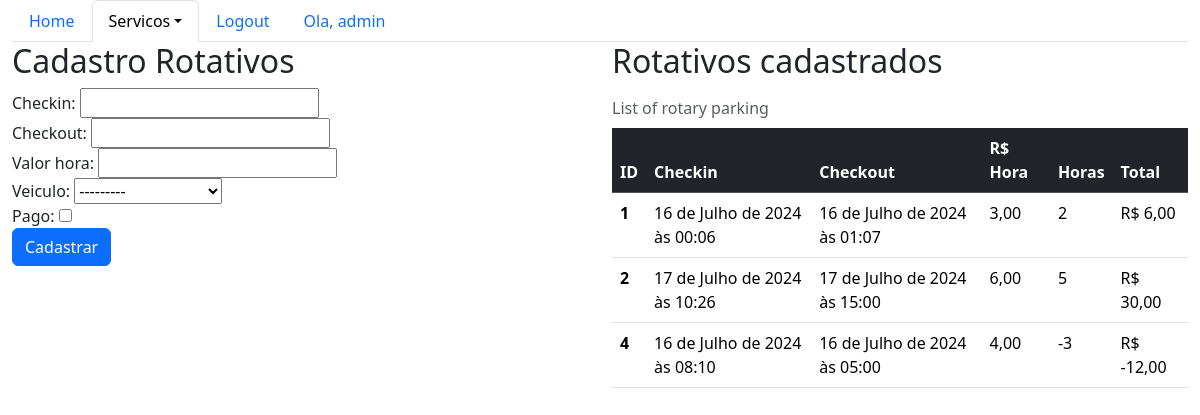
Page /sistema/mov-rot/ (signed in) on the earlier database version.
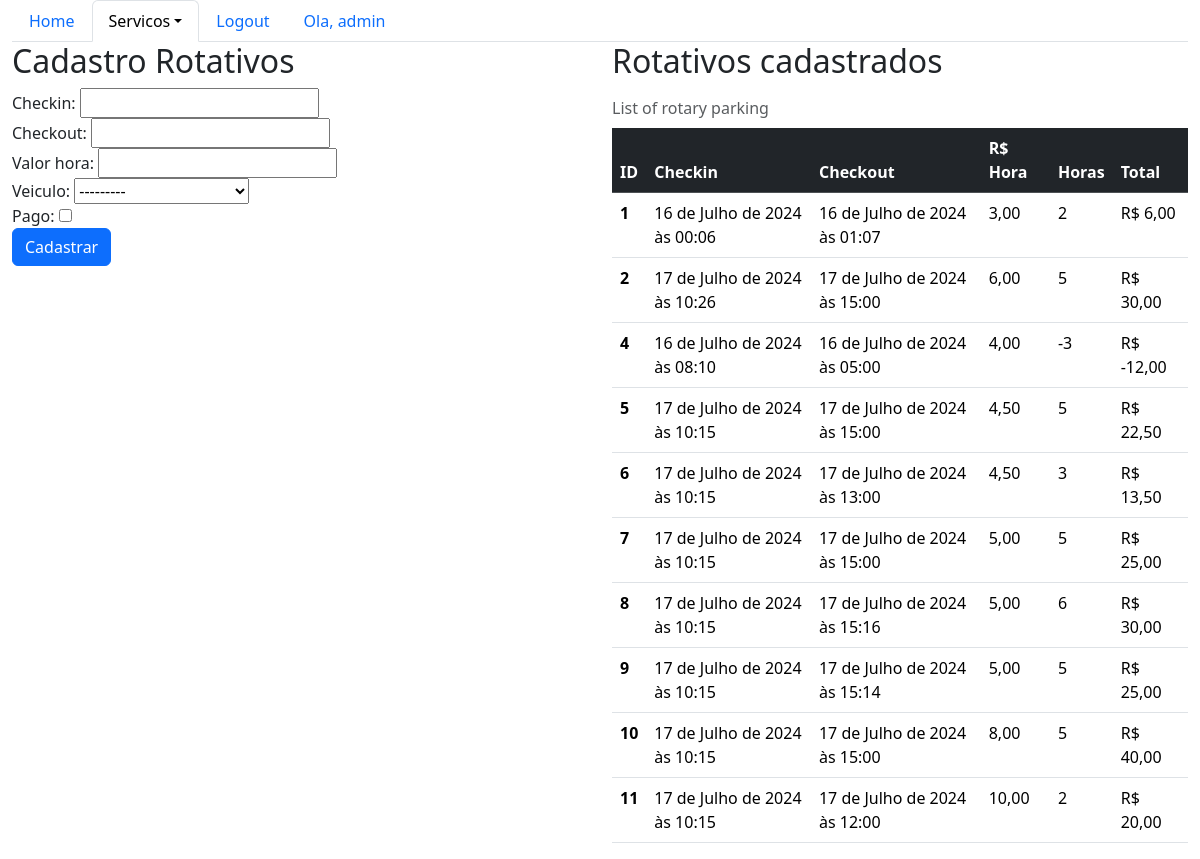
Same page on the later database version.
### core/models.py (models this page shows, shortened)
class MovRotativo(models.Model):
    checkin = models.DateTimeField(auto_now=False)
    checkout = models.DateTimeField(auto_now=False, null=True, blank=True)
    valor_hora = models.DecimalField(max_digits=5, decimal_places=2)
    veiculo = models.ForeignKey(Veiculo, on_delete=models.CASCADE)
    pago = models.BooleanField(default=False)
    def horas_total(self):
        return math.ceil((self.checkout - self.checkin).total_seconds() / 3600)
    def total(self):
        return self.valor_hora * self.horas_total()

### core/views.py (the view)
# urls.py: path("mov-rot/", lista_movrotativos, name="core_lista_movrotativos"),
@login_required
def lista_movrotativos(request):
    mov_rot = MovRotativo.objects.all()
    form = MovRotativoForm()
    data = {"mov_rot": mov_rot, "form": form }
    return render(
        request, "core/lista_movrotativos.html", data)

### core/forms.py
class MovRotativoForm(ModelForm):
    class Meta:
        model = MovRotativo
        fields = "__all__"

### core/models.py (called while the page is built)
    def __str__(self):
        return self.marca.nome + " - " + self.placa

### core/templates/core/lista_movrotativos.html (shortened to what this page needs)
{% extends "base.html" %}
{% load bootstrap %}
{% block menu %}
    <ul class="nav nav-tabs">
        <li class="nav-item">
            <a class="nav-link" aria-current="page" href="{% url 'core:core_home' %}">Home</a>
        </li>
        <li class="nav-item dropdown">
            <a class="nav-link dropdown-toggle active" data-bs-toggle="dropdown" href="#" role="button" aria-expanded="false">Servicos</a>
        </li>
        {% if user.is_authenticated %}
            <li class="nav-item">
                <a class="nav-link" href="{% url 'core:logout' %}">Logout</a>
            </li>
            <li class="nav-item">
                <a class="nav-link" href="#">Ola, {{ user }}</a>
            </li>
        {% else %}
            <li class="nav-item">
                <a class="nav-link" href="{% url 'login' %}">Login</a>
            </li>
        {% endif %}
    </ul>
{% endblock menu %}
{% block main %}
    <div class="row">
        <div class="col-sm-6">
            <h2>Cadastro Rotativos</h2>
            <form action="{% url 'core:core_movrotativos_novo' %}" method="POST">
                {{ form|bootstrap }}
                <button type="submit" class="btn btn-primary">Cadastrar</button>
            </form>
        </div>
        <div class="col-sm-6">
            <h2>Rotativos cadastrados</h2>
            <table class="table caption-top">
                <caption>List of rotary parking</caption>
                <thead class="table-dark">
                    <tr>
                        <th scope="col">ID</th>
                        <th scope="col">Checkin</th>
                        <th scope="col">Checkout</th>
                        <th scope="col">R$ Hora</th>
                        <th scope="col">Horas</th>
                        <th scope="col">Total</th>
                    </tr>
                </thead>
                <tbody>
                    {% for mov in mov_rot %}
                        <tr>
                            <th scope="row">{{ mov.id }}</th>
                            <td>{{ mov.checkin }}</td>
                            <td>{{ mov.checkout }}</td>
                            <td>{{ mov.valor_hora }}</td>
                            <td>{{ mov.horas_total }}</td>
                            <td>R$ {{ mov.total }}</td>
                        </tr>
                    {% endfor %}
                </tbody>
            </table>
        </div>
    </div>
{% endblock main %}

### templates/base.html (shortened to what this page needs)
{% load static %}
<!DOCTYPE html>
<html lang="en">
<head>
    <link rel="stylesheet" href="{% static 'bootstrap/css/bootstrap.css' %}">
</head>
<body>
    <div class="container-fluid">
        {% block menu %}
        {% endblock menu %}
        {% block main %}
        {% endblock main %}
    </div>
</body>
</html>

Differences in the rows shown:
added MovRotativo: id "5", checkin "17 de Julho de 2024 às 10:15", checkout "17 de Julho de 2024 às 15:00", valor_hora "4,50", horas_total "5", total "22,50"
added MovRotativo: id "6", checkin "17 de Julho de 2024 às 10:15", checkout "17 de Julho de 2024 às 13:00", valor_hora "4,50", horas_total "3", total "13,50"
added MovRotativo: id "7", checkin "17 de Julho de 2024 às 10:15", checkout "17 de Julho de 2024 às 15:00", valor_hora "5,00", horas_total "5", total "25,00"
added MovRotativo: id "8", checkin "17 de Julho de 2024 às 10:15", checkout "17 de Julho de 2024 às 15:16", valor_hora "5,00", horas_total "6", total "30,00"
added MovRotativo: id "9", checkin "17 de Julho de 2024 às 10:15", checkout "17 de Julho de 2024 às 15:14", valor_hora "5,00", horas_total "5", total "25,00"
added MovRotativo: id "10", checkin "17 de Julho de 2024 às 10:15", checkout "17 de Julho de 2024 às 15:00", valor_hora "8,00", horas_total "5", total "40,00"
added MovRotativo: id "11", checkin "17 de Julho de 2024 às 10:15", checkout "17 de Julho de 2024 às 12:00", valor_hora "10,00", horas_total "2", total "20,00"
